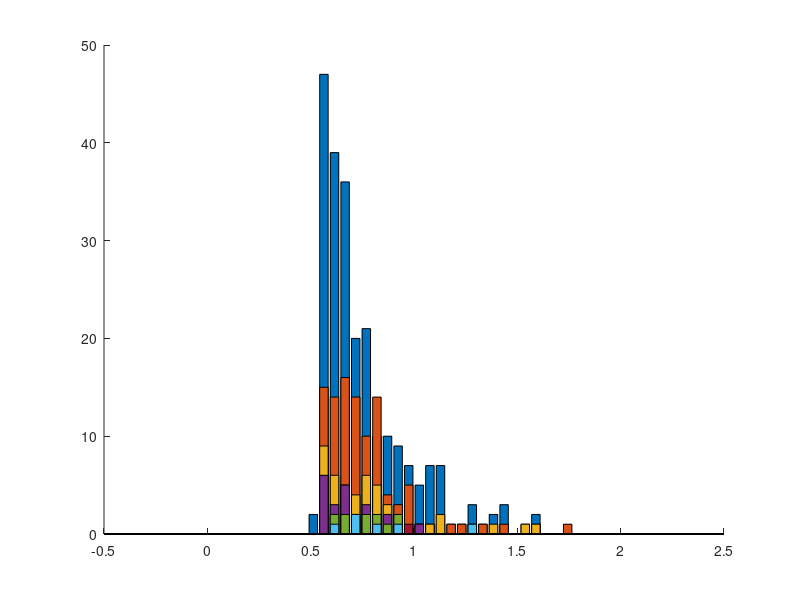

Source code (MATLAB): (Note: this script raises an error after producing the figure.)
clear; close all; clc;

%%
%fix step size
dt = 0.001;
%parameter 
ndt = 0.5; %NON-DECISION TIME
mu = 0.3;  %BY CONVENTION MU MUST BE POSITIVE 
sd = 1;   %THIS IS VARIABILITY WITHIN THE WALK.  KEEP FIXED AT 1. 
nsteps = 2500; %MAX LENGTH OF WALK.  INCREASE TILL WARNING GOES AWAY
ntrials = 500; %NUMBER OF RUNS
criterion = 1; %CORRECT BOUNDARY LOCATION, INCORRECT IS ZERO 
beta = 0.5; % NORMALIZED BIAS
bias = beta*criterion; %ACTUAL BIAS
total_err_pr = 0; % keep running sum of err probability
total_err_rt = 0; % use total_err_pr to normalize this value
%set random number seed 
rng(19680104);
%OUTPUT VARIABLES
sample = zeros(1,nsteps+1);   %This is a single random draw from normal distribution
path = zeros(ntrials,nsteps+1); %This is all the random walks
rt = zeros(ntrials,1);  %These are the rts across trials 
correct = zeros(ntrials,1); %This is accuracy data. ZERO IS WRONG, ONE IS RIGHT

figure

% loop over all 100 samples of drift rate (i.e. mu)
for i_ = 1:100
    sampled_mu = normrnd(mu,0.1,[1,1]);
    %LOOP OVER ntrials.  
    for j = 1:ntrials
        goodpath = 0;
        while goodpath == 0
            draw = normrnd(sampled_mu*dt,sd*sqrt(dt),[1,nsteps]);  %DRAW A WALK
            sample(1) = bias; %START AT BIAS
            sample(2:nsteps+1) = draw; 
            walk = cumsum(sample); %SUM THE WALK.   
            crossbnd = find((walk > criterion) |(walk < 0)); %TEST BOTH BOUNDARIES  
            if ~isempty(crossbnd) %TEST IF IT CROSSED ONE OF THE BOUNDARIES AT LEAST
                goodpath = 1; %WALK IS GOOD, SET TO 1 TO EXIT WHILE LOOP
                path(j,:) = walk; %SAVE THE WALK
            else
                display('Bad Walk') %NOTIFY BAD WALK AND DRAW AGAIN LOWER
            end;
        end;
        rt(j) = crossbnd(1);  %RT IS FIRST CROSSING
        if path(j,rt(j)) > criterion  %TEST IF CORRECT
            path(j,rt(j):end) = criterion; %SET THE REST OF WALK TO BOUNDARY
            correct(j) = 1; %INDICATE CORRECT TRIAL
        else %TRIALIS INCORRECT
            path(j,rt(j):end) = 0; %SET THE REST OF WALK TO ZERO. 
        end; 
        %Add Non-decision time
        rt(j) = rt(j) + ndt/dt;	
    end
    % need to weight average incorrect response times by relative probabilities of incorrect
    %convert rt to milliseconds
    rt = rt*dt;
    errorrt = rt(find(correct == 0));
    % this trial's avg
    avg_err_rt = mean(errorrt);
    err_pr = 1 - mean(correct)
    total_err_rt = total_err_rt + avg_err_rt * err_pr;
    total_err_pr = total_err_pr + err_pr;
    hold on
    bins = linspace(0,2,40);
    [n1,x] = hist(errorrt, bins); 
    h = bar(x, n1);
end

% avg now over all trials
% weighed mean err response time!
avg_err_rt = total_err_rt / total_err_pr;
xline(avg_err_rt,'--b');
xlabel('Response Time')
ylabel('Number of Trials')
title('Error Trial RTs')
